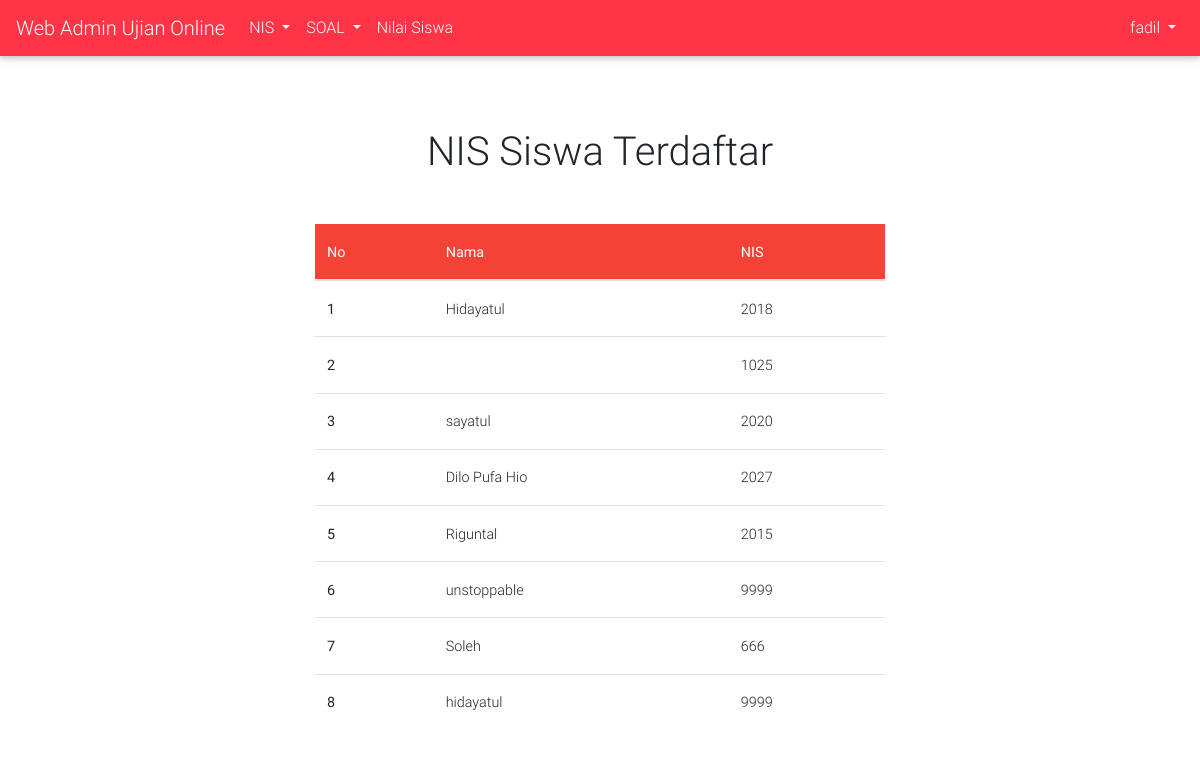
Screenshot of /?page=nis_chk (signed in) with the database file from the repository.
### tables this page shows
CREATE TABLE `tb_nis` (
  `id_nis` int NOT NULL AUTO_INCREMENT,
  `nis` varchar(20) NOT NULL,
  `nama_siswa` varchar(50) NOT NULL,
  PRIMARY KEY (`id_nis`)
);

### aksi/get-nis.php (called while the page is built, shortened)
<?php
    $database = new Database();
    $conn = $database->dbConnection();
    $query = "SELECT * FROM tb_nis";
    $statement = $conn->prepare($query);
    $statement->execute();
?>

### page/cek-nis.php (the view)
<?php
  include_once 'aksi/get-nis.php';
?>
<div class="container">
    <div class="row justify-content-center">
        <div class="col-md-6">
            <h1 class="mb-5 text-center">NIS Siswa Terdaftar</h1>
           <div class="row">
            <table class="table">
                <thead class="red ligthen-1 white-text">
                  <tr>
                    <th scope="col">No</th>
                    <th scope="col">Nama</th>
                    <th scope="col">NIS</th>
                  </tr>
                </thead>
                <tbody>
                <tr>
<?php
    $count = 0;
    while ($row = $statement->fetch(PDO::FETCH_ASSOC)) {
?>
                <th scope="row"> <?php $count++; echo $count; ?> </th>
                    <td> <?php echo $row['nama_siswa'] ?> </td>
                    <td> <?php echo $row['nis'] ?> </td>
                </tr>
<?php } ?>
                </tbody>
              </table>
            </div>
        </div>
    </div>
</div>

### index.php (shortened to what this page needs)
<!doctype html>
<html>
<head>
    <link rel="stylesheet" href="https://use.fontawesome.com/releases/v5.8.2/css/all.css">
  <link href="asset/css/bootstrap.min.css" rel="stylesheet">
  <link href="asset/css/mdb.min.css" rel="stylesheet">
  <link href="asset/css/style.css" rel="stylesheet">
</head>
<body>
    <div id="app">
    <nav class="mb-5 navbar navbar-expand-lg navbar-light bg-danger ">
        <a class="navbar-brand text-white" href="#" >Web Admin Ujian Online</a>
        <div class="collapse navbar-collapse" id="navbarSupportedContent-333">
        <ul class="navbar-nav mr-auto">
<?php if(isset($_SESSION['id'])){ ?>
            <li class="nav-item dropdown">
                <a class="nav-link dropdown-toggle text-white" id="navbarDropdownMenuLink-333" data-toggle="dropdown"
                    aria-haspopup="true" aria-expanded="false">NIS
                </a>
            </li>
            <li class="nav-item dropdown">
                <a class="nav-link dropdown-toggle text-white" id="navbarDropdownMenuLink-333" data-toggle="dropdown"
                    aria-haspopup="true" aria-expanded="false">SOAL
                </a>
            </li>
            <li class="nav-item">
                    <a class="nav-link text-white" href="?page=nilai">Nilai Siswa</a>
            </li>
        </ul>
        <ul class="navbar-nav ml-auto nav-flex-icons">
                <li class="nav-item dropdown">
                        <a id="navbarDropdown" class="nav-link dropdown-toggle text-white" href="#" role="button" data-toggle="dropdown" aria-haspopup="true" aria-expanded="false" v-pre>
                            <?php echo $_SESSION['nama'] ?> <span class="caret"></span>
                        </a>
                    </li>
<?php }else if (!isset($_SESSION['id'])) {
     ?>
                <li class="nav-item active">
                        <a class="nav-link text-white" href="?page=login">Login</a>
                    </li>
<?php  } ?>
            </ul>
        </div>
    </nav>
        <main class="py-4">
            <?php
                if(isset($_GET['page'])){
                    if($_GET['page'] == 'login'){
                        include_once('page/login.php');
                    }elseif($_GET['page'] == 'nis'){
                        include_once('page/input-nis.php');
                    }elseif($_GET['page'] == 'soal'){
                        include_once('page/input-soal.php');
                    }elseif($_GET['page'] == 'nilai'){
                        include_once('page/nilai-siswa.php');
                    }elseif($_GET['page'] == 'nis_chk'){
                        include_once('page/cek-nis.php');
                    }elseif($_GET['page'] == 'soal_chk'){
                        include_once('page/cek-soal.php');
                    }
                }else{
                    include_once('page/login.php');
                }
            ?>
        </main>
    </div>
</body>
</html>

### rows the page displays
tb_nis: nama_siswa "Hidayatul", nis "2018"
tb_nis: nis "1025"
tb_nis: nama_siswa "sayatul", nis "2020"
tb_nis: nama_siswa "Dilo Pufa Hio", nis "2027"
tb_nis: nama_siswa "Riguntal", nis "2015"
tb_nis: nama_siswa "unstoppable", nis "9999"
tb_nis: nama_siswa "Soleh", nis "666"
tb_nis: nama_siswa "hidayatul", nis "9999"

### other values shown
$_SESSION['nama'] "fadil"
